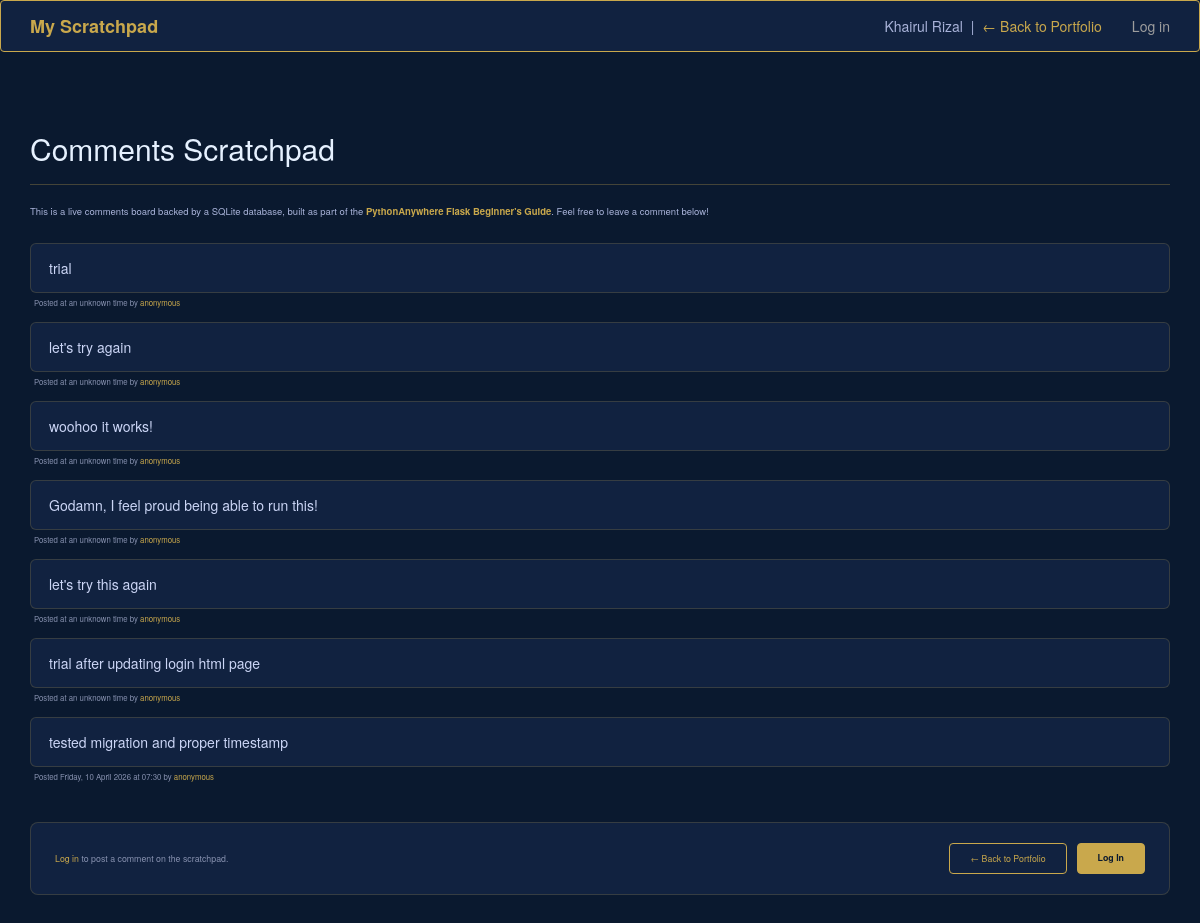
Page /scratchpad on the earlier database version.
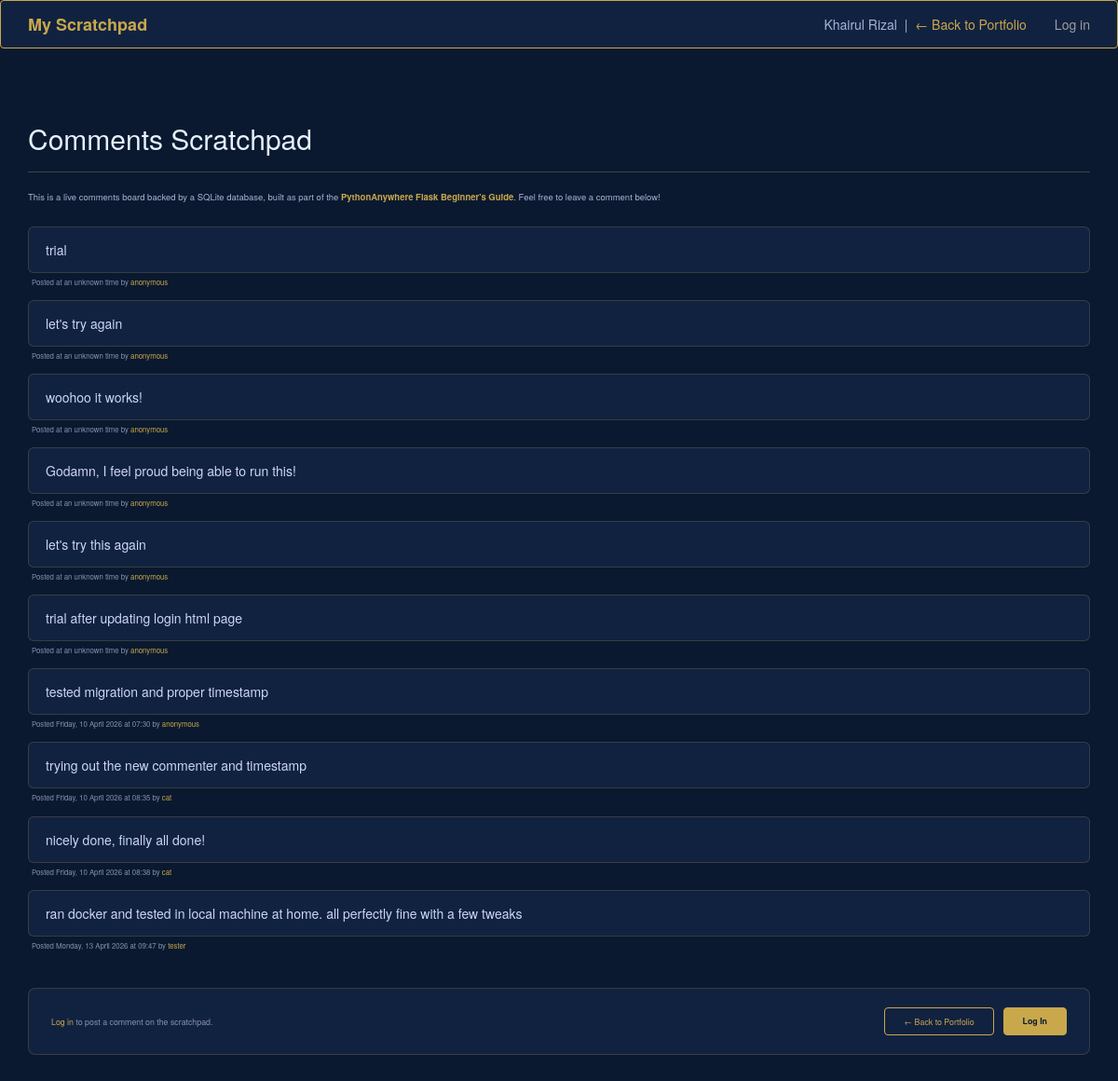
Same page on the later database version.
### flask_app.py (models this page shows, shortened)
class Comment(db.Model):
    __tablename__ = "comments"
    id = db.Column(db.Integer, primary_key=True)
    content = db.Column(db.String(4096))
    posted = db.Column(db.DateTime, default=datetime.now)
    commenter_id = db.Column(db.Integer, db.ForeignKey('users.id'), nullable=True)
    commenter = db.relationship('User', foreign_keys=commenter_id)

class User(UserMixin, db.Model):
    __tablename__ = "users"
    id = db.Column(db.Integer, primary_key=True)
    username = db.Column(db.String(128), unique=True, nullable=False)
    password_hash = db.Column(db.String(256), nullable=False)

### flask_app.py (the view, shortened to what this page needs)
@app.route("/scratchpad", methods=["GET", "POST"])
@limiter.limit("10 per minute", error_message="Too many comments. Please wait a moment.")
def index():
    if request.method == "GET":
        return render_template("main_page.html", comments=Comment.query.all())

### templates/main_page.html (shortened to what this page needs)
<html>
    <head>
        <link rel="stylesheet" href="https://maxcdn.bootstrapcdn.com/bootstrap/3.3.5/css/bootstrap.min.css">
    </head>
    <body>
        <nav class="navbar navbar-inverse">
            <div class="container">
                <div class="navbar-header">
                    <a class="navbar-brand" href="/scratchpad">My Scratchpad</a>
                </div>
                <ul class="nav navbar-nav navbar-right">
                    {% if current_user.is_authenticated %}
                        <li><a href="{{ url_for('logout') }}">Log out</a></li>
                    {% else %}
                        <li><a href="{{ url_for('login') }}">Log in</a></li>
                    {% endif %}
                </ul>
                <div class="navbar-text navbar-right" style="margin-right: 15px;">
                    Khairul Rizal &nbsp;|&nbsp;
                    <a href="/">← Back to Portfolio</a>
                </div>
            </div>
        </nav>
        <div class="container" style="margin-top: 40px;">
            <div class="page-header">
                <h2>Comments Scratchpad</h2>
            </div>
            <p class="intro-text">
                This is a live comments board backed by a SQLite database, built as part of the
                <strong style="color:#c9a84c;">PythonAnywhere Flask Beginner's Guide</strong>.
                Feel free to leave a comment below!
            </p>
            {% for comment in comments %}
            <div class="comment-box">
                {{ comment.content }}
            </div>
            <div class="comment-meta">
                Posted
                {% if comment.posted %}
                    {{ comment.posted.strftime("%A, %d %B %Y at %H:%M") }}
                {% else %}
                    at an unknown time
                {% endif %}
                by
                {% if comment.commenter %}
                    <span>{{ comment.commenter.username }}</span>
                {% else %}
                    <span>anonymous</span>
                {% endif %}
            </div>
            {% endfor %}
            {% if current_user.is_authenticated %}
            <div class="action-bar">
                <div class="action-bar-text">
                    Logged in as <span>{{ current_user.username }}</span>
                </div>
                <div class="action-bar-buttons">
                    <a href="/" class="btn-outline-gold">← Back to Portfolio</a>
                    <a href="{{ url_for('logout') }}" class="btn-outline-gold">Log Out</a>
                </div>
            </div>
            {% else %}
            <div class="action-bar">
                <div class="action-bar-text">
                    <span>Log in</span> to post a comment on the scratchpad.
                </div>
                <div class="action-bar-buttons">
                    <a href="/" class="btn-outline-gold">← Back to Portfolio</a>
                    <a href="{{ url_for('login') }}" class="btn-gold">Log In</a>
                </div>
            </div>
            {% endif %}
        </div>
    </body>
</html>

### templates/main_page.html (style rules this page uses)
body { background-color: #0a192f; color: #a8b2d8; }
.navbar-inverse { background-color: #112240; border-color: #c9a84c; }
.navbar-brand { color: #c9a84c !important; font-weight: bold; }
.navbar-text { color: #a8b2d8 !important; }
.navbar-text a { color: #c9a84c !important; }
.comment-box { background: #112240; border: 1px solid rgba(201,168,76,0.2); border-radius: 6px; padding: 14px 18px; margin-bottom: 4px; color: #ccd6f6; }
.comment-meta { font-size: 0.78rem; color: #8892b0; margin-bottom: 14px; padding-left: 4px; }
.comment-meta span { color: #c9a84c; }
.btn-outline-gold { background: transparent; border: 1px solid #c9a84c; color: #c9a84c; border-radius: 4px; padding: 8px 20px; font-size: 0.88rem; text-decoration: none; display: inline-block; transition: all 0.2s; }
.btn-gold { background: #c9a84c; border: 1px solid #c9a84c; color: #0a192f; border-radius: 4px; padding: 8px 20px; font-size: 0.88rem; font-weight: 600; text-decoration: none; display: inline-block; transition: all 0.2s; }
.page-header { color: #e6f1ff; border-bottom-color: rgba(201,168,76,0.3); }
.intro-text { font-size: 0.95rem; margin-bottom: 24px; }
.action-bar { margin-top: 40px; margin-bottom: 40px; padding: 20px 24px; background: #112240; border: 1px solid rgba(201,168,76,0.2); border-radius: 8px; display: flex; align-items: center; justify-content: space-between; flex-wrap: wrap; gap: 12px; }
.action-bar-text { font-size: 0.88rem; color: #8892b0; }
.action-bar-text span { color: #c9a84c; font-weight: 500; }
.action-bar-buttons { display: flex; gap: 10px; flex-wrap: wrap; }

Differences in the rows shown:
added Comment: content "trying out the new commenter and timestamp", posted "Friday, 10 April 2026 at 08:35", commenter.username "cat"
added Comment: content "nicely done, finally all done!", posted "Friday, 10 April 2026 at 08:38", commenter.username "cat"
added Comment: content "ran docker and tested in local machine at home. all perfectly fine with a few tweaks", posted "Monday, 13 April 2026 at 09:47", commenter.username "tester"
